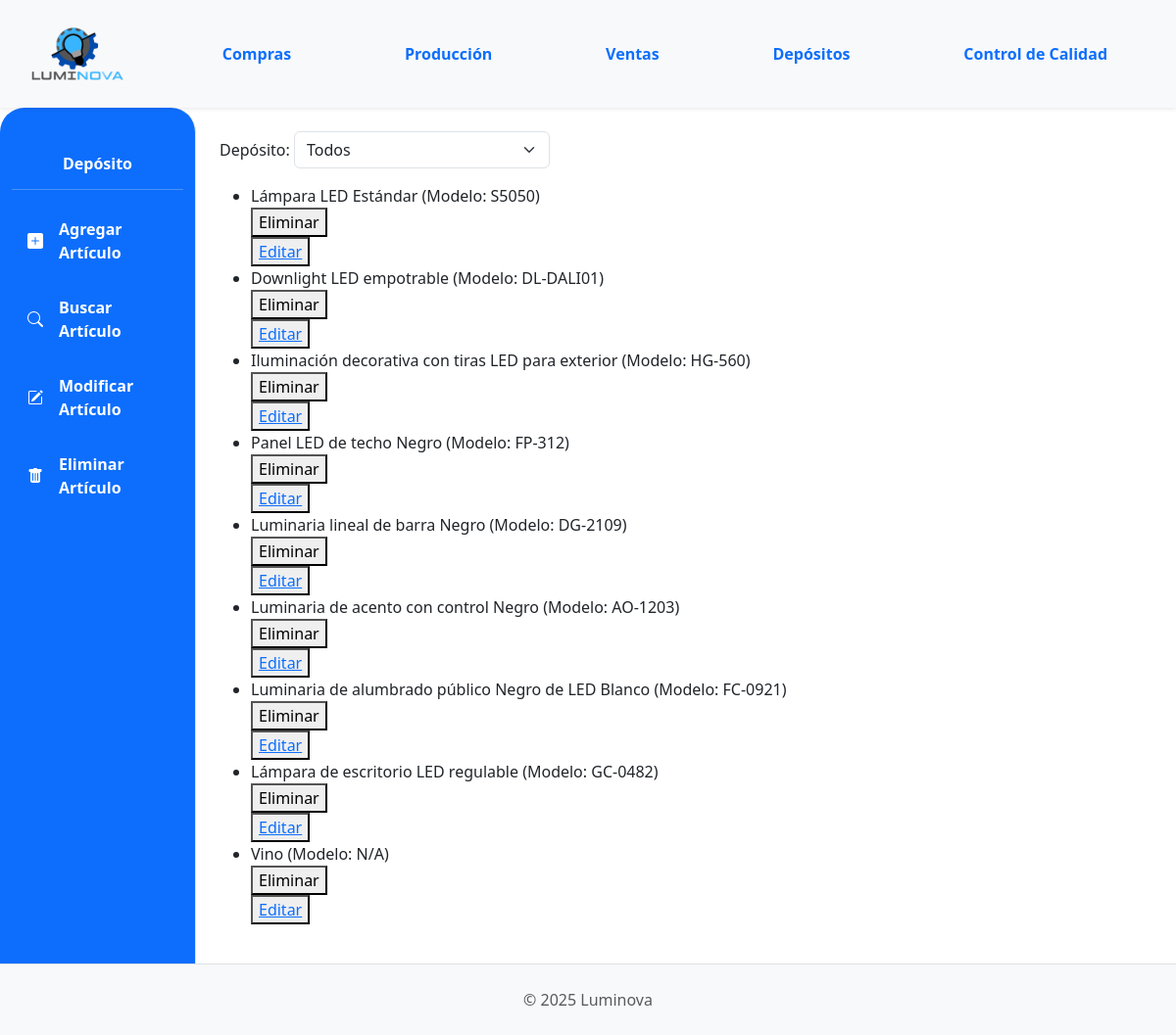
Page /deposito/deposito/productos-terminados/ on the earlier database version.
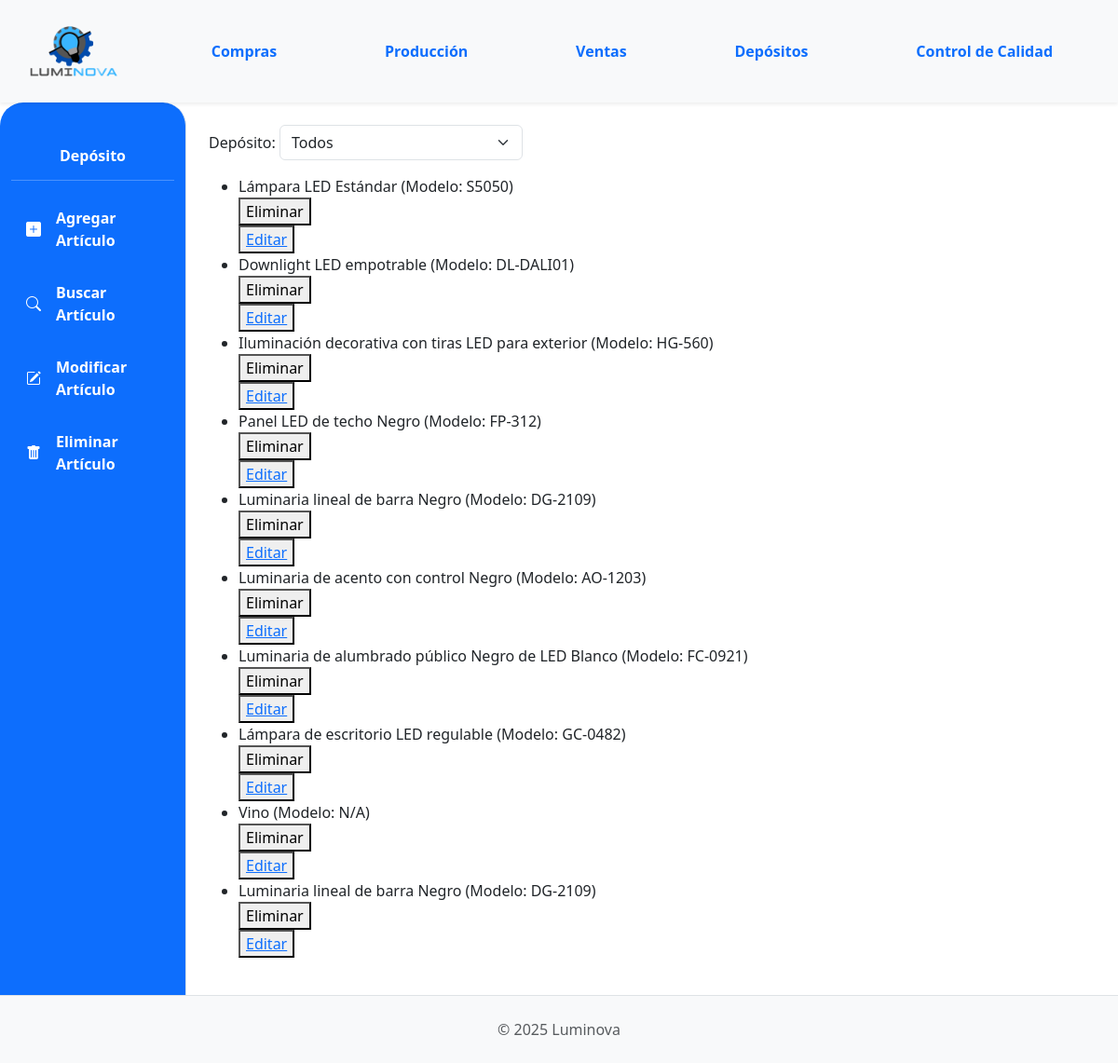
Same page on the later database version.
### App_LUMINOVA/models.py (models this page shows)
class ProductoTerminado(models.Model):
    descripcion = models.CharField(max_length=255)  # Aumentado max_length
    categoria = models.ForeignKey(
        CategoriaProductoTerminado,
        on_delete=models.PROTECT,
        related_name="productos_terminados",
    )
    precio_unitario = models.DecimalField(max_digits=10, decimal_places=2, default=0.00)
    stock = models.IntegerField(default=0)
    modelo = models.CharField(max_length=50, blank=True, null=True)
    potencia = models.IntegerField(blank=True, null=True)
    acabado = models.CharField(max_length=50, blank=True, null=True)
    color_luz = models.CharField(max_length=50, blank=True, null=True)
    material = models.CharField(max_length=50, blank=True, null=True)
    imagen = models.ImageField(null=True, blank=True, upload_to="productos_terminados/")
    deposito = models.ForeignKey(
        "Deposito",
        on_delete=models.PROTECT,
        related_name="productos_terminados",
        null=True,
        blank=True,
        help_text="Depósito al que pertenece este producto terminado",
    )
    def __str__(self):
        return f"{self.descripcion} (Modelo: {self.modelo or 'N/A'})"

### App_LUMINOVA/views_productos.py (the view)
class ProductoTerminadosListView(ListView):
    model = ProductoTerminado
    template_name = "deposito/productoterminados_list.html"
    context_object_name = "productos_terminados"
    def get_queryset(self):
        deposito_id = self.request.session.get("deposito_seleccionado")
        queryset = super().get_queryset()
        if deposito_id:
            queryset = queryset.filter(deposito_id=deposito_id)
        return queryset
    def get_context_data(self, **kwargs):
        context = super().get_context_data(**kwargs)
        from .models import Deposito
        deposito_id = self.request.session.get("deposito_seleccionado")
        context["depositos"] = Deposito.objects.all()
        context["deposito_seleccionado"] = deposito_id
        return context

### App_LUMINOVA/context_processors.py (called while the page is built, shortened)
def notificaciones_context(request):
    if not request.user.is_authenticated:
        return {}

def puede_ver_deposito_sidebar(request):
    user = getattr(request, 'user', None)
    if not user or not user.is_authenticated:
        return {'puede_ver_deposito_sidebar': False}

### App_LUMINOVA/templates/deposito/productoterminados_list.html (shortened to what this page needs)
{% extends 'padre.html' %}
{% block sidebar_content %}
    <nav id="sidebarMenu" class="col-md-3 col-lg-2 d-md-block bg-primary sidebar collapse border-end full-height" style="border-top-left-radius: 25px; border-top-right-radius: 25px;">
        <div class="position-sticky pt-4">
            <h6 class="sidebar-heading d-flex justify-content-center align-items-center px-3 mt-4 mb-1 text-white fw-bold">
                <span>Depósito</span>
            </h6>
            <hr class="text-white">
            <ul class="nav flex-column">
                <li class="nav-item">
                    <a class="nav-link text-white fw-bold custom-active-button d-flex align-items-center" href="#" data-bs-toggle="modal" data-bs-target="#exampleModal_Agregar">
                        <i class="bi bi-plus-square-fill me-2"></i> <span class="ms-2">Agregar Artículo</span>
                    </a>
                </li>
                <li class="nav-item mt-2">
                    <a class="nav-link text-white fw-bold custom-active-button d-flex align-items-center" href="#" data-bs-toggle="modal" data-bs-target="#exampleModal_Buscar">
                        <i class="bi bi-search me-2"></i> <span class="ms-2">Buscar Artículo</span>
                    </a>
                </li>
                <li class="nav-item mt-2">
                    <a class="nav-link text-white fw-bold custom-active-button d-flex align-items-center" href="#" data-bs-toggle="modal" data-bs-target="#exampleModal_Modificar">
                        <i class="bi bi-pencil-square me-2"></i> <span class="ms-2">Modificar Artículo</span>
                    </a>
                </li>
                <li class="nav-item mt-2">
                    <a class="nav-link text-white fw-bold custom-active-button d-flex align-items-center" href="#" data-bs-toggle="modal" data-bs-target="#exampleModal_Eliminar">
                        <i class="bi bi-trash-fill me-2"></i> <span class="ms-2">Eliminar Artículo</span>
                    </a>
                </li>
            </ul>
        </div>
    </nav>
{% endblock %}
{% block content %}
    <form method="get" class="mb-3">
        <label for="deposito">Depósito:</label>
        <select name="deposito" id="deposito" class="form-select" style="width: auto; display: inline-block;" onchange="this.form.submit()">
            <option value="">Todos</option>
        </select>
    </form>
    <ul>
        {% for producto_terminado in productos_terminados %}
            <li>{{producto_terminado}}</li>
            <div>
                <form action="{% url 'App_LUMINOVA:insumo_delete' productos_terminados.id %}" method="post" >{% csrf_token %}
                    <button type="submit">Eliminar</button>
                </form>
                <button>
                    <a href="{% url 'App_LUMINOVA:insumo_edit' productos_terminados.id %}">Editar</a>
                </button>
            </div>
        {% endfor %}
    </ul>
{% endblock %}

Differences in the rows shown:
added ProductoTerminado: descripcion+modelo "Luminaria lineal de barra Negro (Modelo: DG-2109)"
